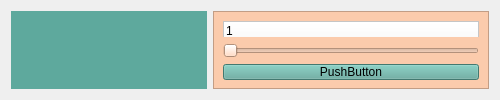
          <widget class="QWidget" name="video_page_3">
           <layout class="QGridLayout" name="gridLayout_11">
            <item row="0" column="0">
             <widget class="QFrame" name="frame_7">
              <property name="sizePolicy">
               <sizepolicy hsizetype="Preferred" vsizetype="Ignored">
                <horstretch>0</horstretch>
                <verstretch>0</verstretch>
               </sizepolicy>
              </property>
              <property name="minimumSize">
               <size>
                <width>0</width>
                <height>29</height>
               </size>
              </property>
              <property name="maximumSize">
               <size>
                <width>16777215</width>
                <height>16777215</height>
               </size>
              </property>
              <property name="font">
               <font>
                <pointsize>13</pointsize>
                <weight>50</weight>
                <bold>false</bold>
               </font>
              </property>
              <property name="styleSheet">
               <string notr="true">background-color: #5EA99D;
border: 0px solid #19232D;
spacing: 0px;
padding: 2px;

</string>
              </property>
              <property name="frameShape">
               <enum>QFrame::NoFrame</enum>
              </property>
              <property name="frameShadow">
               <enum>QFrame::Sunken</enum>
              </property>
              <property name="lineWidth">
               <number>4</number>
              </property>
              <property name="midLineWidth">
               <number>21</number>
              </property>
              <layout class="QGridLayout" name="gridLayout_12">
               <item row="2" column="2">
                <spacer name="horizontalSpacer_11">
                 <property name="orientation">
                  <enum>Qt::Horizontal</enum>
                 </property>
                 <property name="sizeType">
                  <enum>QSizePolicy::Fixed</enum>
                 </property>
                 <property name="sizeHint" stdset="0">
                  <size>
                   <width>45</width>
                   <height>20</height>
                  </size>
                 </property>
                </spacer>
               </item>
               <item row="0" column="1">
                <widget class="QPushButton" name="home_btn_4">
                 <property name="minimumSize">
                  <size>
                   <width>84</width>
                   <height>29</height>
                  </size>
                 </property>
                 <property name="font">
                  <font>
                   <pointsize>13</pointsize>
                   <weight>50</weight>
                   <bold>false</bold>
                  </font>
                 </property>
                 <property name="styleSheet">
                  <string notr="true"/>
                 </property>
                 <property name="text">
                  <string/>
                 </property>
                 <property name="icon">
                  <iconset resource="icons.qrc">
                   <normaloff>:/home.png</normaloff>:/home.png</iconset>
                 </property>
                 <property name="iconSize">
                  <size>
                   <width>90</width>
                   <height>90</height>
                  </size>
                 </property>
                 <property name="flat">
                  <bool>true</bool>
                 </property>
                </widget>
               </item>
               <item row="1" column="1">
                <widget class="QPushButton" name="video_btn_4">
                 <property name="minimumSize">
                  <size>
                   <width>84</width>
                   <height>29</height>
                  </size>
                 </property>
                 <property name="font">
                  <font>
                   <pointsize>13</pointsize>
                   <weight>50</weight>
                   <bold>false</bold>
                  </font>
                 </property>
                 <property name="styleSheet">
                  <string notr="true"/>
                 </property>
                 <property name="text">
                  <string/>
                 </property>
                 <property name="icon">
                  <iconset resource="icons.qrc">
                   <normaloff>:/video.svg</normaloff>:/video.svg</iconset>
                 </property>
                 <property name="iconSize">
                  <size>
                   <width>80</width>
                   <height>70</height>
                  </size>
                 </property>
                 <property name="flat">
                  <bool>true</bool>
                 </property>
                </widget>
               </item>
               <item row="2" column="0">
                <spacer name="horizontalSpacer_12">
                 <property name="orientation">
                  <enum>Qt::Horizontal</enum>
                 </property>
                 <property name="sizeType">
                  <enum>QSizePolicy::Fixed</enum>
                 </property>
                 <property name="sizeHint" stdset="0">
                  <size>
                   <width>45</width>
                   <height>20</height>
                  </size>
                 </property>
                </spacer>
               </item>
               <item row="2" column="1">
                <widget class="QPushButton" name="history_btn_4">
                 <property name="minimumSize">
                  <size>
                   <width>84</width>
                   <height>34</height>
                  </size>
                 </property>
                 <property name="font">
                  <font>
                   <pointsize>13</pointsize>
                   <weight>50</weight>
                   <bold>false</bold>
                  </font>
                 </property>
                 <property name="styleSheet">
                  <string notr="true"/>
                 </property>
                 <property name="text">
                  <string/>
                 </property>
                 <property name="icon">
                  <iconset resource="icons.qrc">
                   <normaloff>:/history.png</normaloff>:/history.png</iconset>
                 </property>
                 <property name="iconSize">
                  <size>
                   <width>80</width>
                   <height>70</height>
                  </size>
                 </property>
                 <property name="flat">
                  <bool>true</bool>
                 </property>
                </widget>
               </item>
              </layout>
             </widget>
            </item>
            <item row="0" column="1">
             <widget class="QFrame" name="frame_8">
              <property name="sizePolicy">
               <sizepolicy hsizetype="Preferred" vsizetype="Ignored">
                <horstretch>0</horstretch>
                <verstretch>0</verstretch>
               </sizepolicy>
              </property>
              <property name="minimumSize">
               <size>
                <width>157</width>
                <height>29</height>
               </size>
              </property>
              <property name="maximumSize">
               <size>
                <width>16777215</width>
                <height>16777215</height>
               </size>
              </property>
              <property name="font">
               <font>
                <pointsize>13</pointsize>
                <weight>50</weight>
                <bold>false</bold>
               </font>
              </property>
              <property name="layoutDirection">
               <enum>Qt::LeftToRight</enum>
              </property>
              <property name="styleSheet">
               <string notr="true">background-color:#FBCBAC;</string>
              </property>
              <property name="frameShape">
               <enum>QFrame::StyledPanel</enum>
              </property>
              <property name="frameShadow">
               <enum>QFrame::Raised</enum>
              </property>
              <property name="lineWidth">
               <number>8</number>
              </property>
              <layout class="QVBoxLayout" name="verticalLayout_2">
               <item>
                <widget class="QTreeWidget" name="tree_graph_2">
                 <property name="styleSheet">
                  <string notr="true">background-color:white;</string>
                 </property>
                 <column>
                  <property name="text">
                   <string notr="true">1</string>
                  </property>
                 </column>
                </widget>
               </item>
               <item>
                <widget class="QSlider" name="h_slider_2">
                 <property name="styleSheet">
                  <string notr="true">color: #5EA99D;
</string>
                 </property>
                 <property name="orientation">
                  <enum>Qt::Horizontal</enum>
                 </property>
                </widget>
               </item>
               <item>
                <widget class="QPushButton" name="play_btn_2">
                 <property name="styleSheet">
                  <string notr="true">background-color: #5EA99D;

</string>
                 </property>
                 <property name="text">
                  <string>PushButton</string>
                 </property>
                </widget>
               </item>
              </layout>
             </widget>
            </item>
           </layout>
          </widget>
